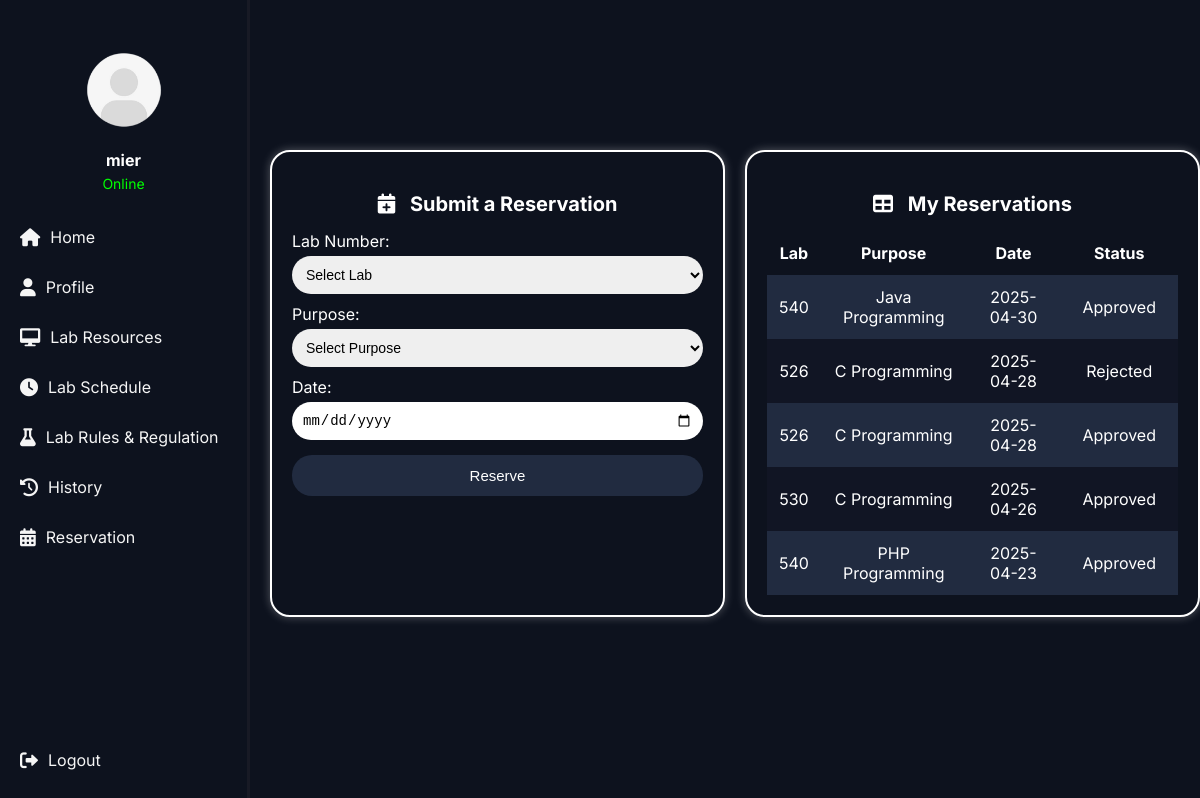
The app's page /reservation.php (signed in) with its own data.
### tables this page shows
CREATE TABLE `users` (
  `id` int(11) NOT NULL,
  `username` varchar(50) NOT NULL,
  `password` varchar(255) NOT NULL,
  `email` varchar(100) NOT NULL,
  `id_no` int(11) DEFAULT NULL,
  `profile_picture` varchar(255) DEFAULT NULL,
  `lastname` varchar(50) DEFAULT NULL,
  `firstname` varchar(50) DEFAULT NULL,
  `middlename` varchar(50) DEFAULT NULL,
  `yr_level` varchar(10) DEFAULT NULL,
  `course` varchar(50) DEFAULT NULL,
  `address` varchar(255) DEFAULT NULL,
  `remaining_sessions` int(11) DEFAULT 30,
  `role` varchar(20) DEFAULT 'user',
  `purpose` varchar(255) DEFAULT NULL,
  `lab_number` varchar(10) DEFAULT NULL,
  `name` varchar(255) DEFAULT NULL
);

CREATE TABLE `reservations` (
  `id` int(11) NOT NULL,
  `id_no` varchar(20) NOT NULL,
  `name` varchar(100) NOT NULL,
  `lab_number` varchar(50) NOT NULL,
  `purpose` varchar(255) NOT NULL,
  `date` date NOT NULL,
  `status` enum('Pending','Approved','Rejected') DEFAULT 'Pending',
  `created_at` timestamp NOT NULL DEFAULT current_timestamp()
);

### reservation.php (the view, shortened to what this page needs)
<?php
$conn = new mysqli("localhost", "root", "", "sysarch");
$user = $_SESSION['user'];
$username = $user['username'];
$query = $conn->prepare("SELECT * FROM users WHERE username = ?");
$query->bind_param("s", $username);
$query->execute();
$user_result = $query->get_result();
$student = $user_result->fetch_assoc();
$id_no = $student['id_no'];
$stmt = $conn->prepare("SELECT * FROM reservations WHERE id_no = ? ORDER BY date DESC");
$stmt->bind_param("s", $id_no);
$stmt->execute();
$reservations = $stmt->get_result()->fetch_all(MYSQLI_ASSOC);
?>
<!DOCTYPE html>
<html lang="en">
<head>
  <link rel="stylesheet" href="https://cdnjs.cloudflare.com/ajax/libs/font-awesome/6.0.0-beta3/css/all.min.css" />
</head>
<body>
<?php include 'includes/sidebar.php'; ?>
<div class="content">
  <div class="dashboard-row">
    <div class="form-box">
      <h3><i class="fas fa-calendar-plus"></i> Submit a Reservation</h3>
      <form method="POST">
        <label for="lab_number">Lab Number:</label>
        <select name="lab_number" required>
          <option value="">Select Lab</option>
        </select>
        <label for="purpose">Purpose:</label>
        <select name="purpose" required>
          <option value="">Select Purpose</option>
        </select>
        <label for="date">Date:</label>
        <input type="date" name="date" required />
        <button type="submit">Reserve</button>
      </form>
    </div>
    <div class="table-box">
      <h3><i class="fas fa-table"></i> My Reservations</h3>
      <table>
        <thead>
          <tr>
            <th>Lab</th>
            <th>Purpose</th>
            <th>Date</th>
            <th>Status</th>
          </tr>
        </thead>
        <tbody>
          <?php if (!empty($reservations)): ?>
            <?php foreach ($reservations as $res): ?>
              <tr>
                <td><?= htmlspecialchars($res['lab_number']) ?></td>
                <td><?= htmlspecialchars($res['purpose']) ?></td>
                <td><?= htmlspecialchars($res['date']) ?></td>
                <td><span class="status <?= $res['status'] ?>"><?= $res['status'] ?></span></td>
              </tr>
            <?php endforeach; ?>
          <?php else: ?>
            <tr><td colspan="4">No reservations found.</td></tr>
          <?php endif; ?>
        </tbody>
      </table>
    </div>
  </div>
</div>
</body>
</html>

### includes/sidebar.php (shortened to what this page needs)
<?php
$user = $_SESSION['user'];
$username = htmlspecialchars($user['username']);
$conn = new mysqli("localhost", "root", "", "sysarch");
$sql = "SELECT profile_picture FROM users WHERE username = ?";
$stmt = $conn->prepare($sql);
$stmt->bind_param("s", $username);
$stmt->execute();
$result = $stmt->get_result();
if ($result->num_rows == 1) {
    $user_data = $result->fetch_assoc();
    $profile_picture = htmlspecialchars($user_data['profile_picture']);
} else {
    $profile_picture = 'assets/icon.png';
}
?>
<!DOCTYPE html>
<html lang="en">
<head>
    <link rel="stylesheet" href="https://cdnjs.cloudflare.com/ajax/libs/font-awesome/6.0.0-beta3/css/all.min.css">
</head>
<body>
    <div class="sidebar">
        <img src="<?php echo $profile_picture ? $profile_picture : 'assets/icon.png'; ?>" alt="Profile Image" class="profile-image">
        <div class="user-info">
            <div class="username"><?php echo $username; ?></div>
            <div class="status">Online</div>
        </div>
        <div class="sidebar-links">
            <a href="home.php"><i class="fas fa-home"></i><span>Home</span></a>
            <a href="profile.php"><i class="fas fa-user"></i><span>Profile</span></a>
            <a href="lab-resources.php"><i class="fas fa-desktop"></i><span>Lab Resources</span></a>
            <a href="lab-schedule.php"><i class="fas fa-clock"></i><span>Lab Schedule</span></a>
            <a href="lab-rules.php"><i class="fas fa-flask"></i><span>Lab Rules & Regulation</span></a>
            <a href="history.php"><i class="fas fa-history"></i><span>History</span></a>
            <a href="reservation.php"><i class="fas fa-calendar-alt"></i><span>Reservation</span></a>
        </div>
        <div class="sidebar-logout">
            <a href="#" onclick="confirmLogout()"><i class="fas fa-sign-out-alt"></i><span>Logout</span></a>
        </div>
    </div>
</body>
</html>

### reservation.php (style rules this page uses)
body { margin: 0; font-family: 'Inter', sans-serif; background-color: #0d121e; color: white; }
.content { margin-left: 270px; padding-top: 150px; }
.dashboard-row { display: flex; gap: 20px; flex-wrap: wrap; }
form input[type="date"] { -webkit-appearance: none; appearance: none; box-sizing: border-box; }
.form-box, .table-box { flex: 1; min-width: 0; padding: 20px; background-color: #0d121e; border: 2px solid white; border-radius: 20px; box-shadow: 0 0 10px rgba(255, 255, 255, 0.3); max-height: 600px; overflow-y: auto; }
.form-box h3, .table-box h3 { text-align: center; font-size: 20px; margin-bottom: 15px; }
.form-box h3 i, .table-box h3 i { margin-right: 10px; }
form label { display: block; margin: 10px 0 5px; }
form select, form input[type="date"] { width: 100%; padding: 10px; border-radius: 20px; border: none; font-size: 14px; }
form button { margin-top: 15px; width: 100%; padding: 12px; background-color: #212b40; color: white; border: none; border-radius: 20px; cursor: pointer; font-size: 15px; }
table { width: 100%; border-collapse: collapse; }
th, td { padding: 12px; text-align: center; }
tr:nth-child(even) { background-color: #111524; }
tr:nth-child(odd) { background-color: #212b40; }
.status { padding: 5px 10px; border-radius: 5px; }
thead tr { background-color: transparent !important; }
.Pending, .Approved, .Rejected { color: white; }

### includes/sidebar.php (style rules this page uses)
body { margin: 0; font-family: 'Inter', sans-serif; background-color: #0d121e; color: white; }
.sidebar { display: flex; flex-direction: column; justify-content: space-between; align-items: stretch; width: 250px; height: 100vh; background-color: #0d121e; color: white; position: fixed; top: 0; left: 0; padding: 20px 0; box-sizing: border-box; text-align: left; border-right: 3px solid #181a25; }
.sidebar .profile-image { width: 100px; height: 100px; border-radius: 50%; margin: 20px auto 10px auto; }
.sidebar .user-info { text-align: center; margin-bottom: 20px; opacity: 1; }
.sidebar .user-info .username { font-size: 16px; font-weight: bold; }
.sidebar .user-info .status { font-size: 14px; color: #00ff00; }
.sidebar-links { flex-grow: 1; display: flex; flex-direction: column; gap: 10px; padding: 0 10px; }
.sidebar-logout { padding: 0 10px; }
.sidebar a { color: whitesmoke; text-decoration: none; display: flex; align-items: center; padding: 10px 10px; transition: background-color 0.3s; border-radius: 10px; }
.sidebar i { font-size: 18px; margin-right: 10px; }
.sidebar span { display: inline; white-space: nowrap; }

### records on screen
users: username "mier"
reservations: lab_number "540", purpose "Java Programming", date "2025-04-30", status "Approved"
reservations: lab_number "526", purpose "C Programming", date "2025-04-28", status "Rejected"
reservations: lab_number "526", purpose "C Programming", date "2025-04-28", status "Approved"
reservations: lab_number "530", purpose "C Programming", date "2025-04-26", status "Approved"
reservations: lab_number "540", purpose "PHP Programming", date "2025-04-23", status "Approved"
